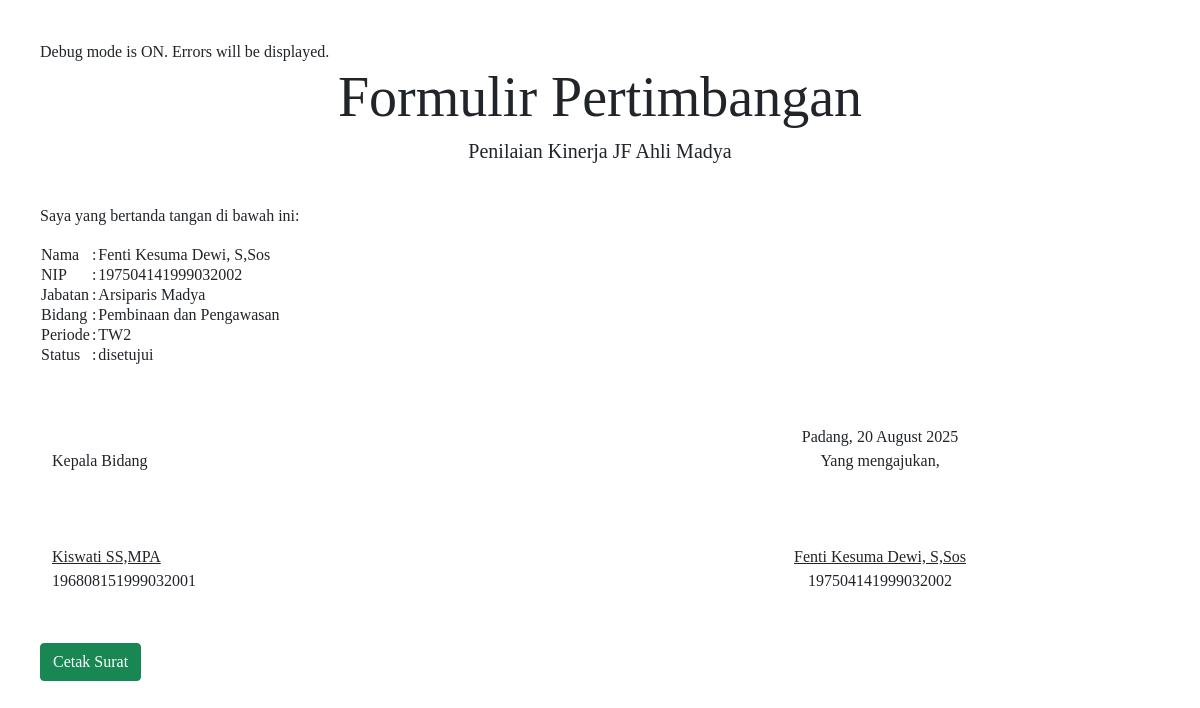
Page /surat.php?Nomor=1 on the committed database.
### tables this page shows
CREATE TABLE `data` (
  `Nomor` int(100) NOT NULL,
  `Nama` varchar(100) NOT NULL,
  `NIP` bigint(100) NOT NULL,
  `Jabatan` varchar(100) NOT NULL,
  `Bidang` varchar(100) NOT NULL,
  `Kabid` varchar(100) NOT NULL,
  `SKP` varchar(300) NOT NULL,
  `Link` varchar(300) NOT NULL,
  `Periode` enum('Awal','TW1','TW2','TW3','Tahunan') NOT NULL,
  `status` enum('pending','disetujui','revisi') DEFAULT NULL,
  `statuss` enum('pending','disetujui','revisi') NOT NULL,
  `komentar` text NOT NULL,
  `tanggal` datetime DEFAULT current_timestamp()
);

CREATE TABLE `kabid` (
  `No` int(100) NOT NULL,
  `Namak` text NOT NULL,
  `NIPk` bigint(20) NOT NULL,
  `Statusk` enum('arsip','bina','deposit','layanan') NOT NULL
);

### surat.php (the view, shortened to what this page needs)
<?php
include "koneksi.php";
$Nomor = intval($_GET['Nomor']);
$query = mysqli_query($connect, "SELECT * FROM data WHERE Nomor = $Nomor") or die(mysqli_error($connect));
$pecah = mysqli_fetch_assoc($query);
$kabidName = $pecah['Kabid'];
$queryKabid = mysqli_query($connect, "SELECT * FROM kabid WHERE Namak = '$kabidName'") or die(mysqli_error($connect));
$dataKabid = mysqli_fetch_assoc($queryKabid);
?>
<!DOCTYPE html>
<html>
<head>
    <link href="https://cdn.jsdelivr.net/npm/bootstrap@5.0.2/dist/css/bootstrap.min.css" rel="stylesheet" />
    <link rel="stylesheet" href="style.css" />
</head>
<body>
<div class="header">
    <h2 class="display-4">Formulir Pertimbangan</h2>
    <h4 class="lead">Penilaian Kinerja JF Ahli Madya</h4>
</div>
<div class="content">
    <p>Saya yang bertanda tangan di bawah ini:</p>
    <table>
        <tr><td>Nama</td><td>:</td><td><?php echo $pecah['Nama']; ?></td></tr>
        <tr><td>NIP</td><td>:</td><td><?php echo $pecah['NIP']; ?></td></tr>
        <tr><td>Jabatan</td><td>:</td><td><?php echo $pecah['Jabatan']; ?></td></tr>
        <tr><td>Bidang</td><td>:</td><td><?php echo $pecah['Bidang']; ?></td></tr>
        <tr><td>Periode</td><td>:</td><td><?php echo $pecah['Periode']; ?></td></tr>
        <tr><td>Status</td><td>:</td><td><?php echo $pecah['status']; ?></td></tr>
    </table>
</div>
<section>
<div class="ttd container">
    <div class="row">
        <div class="col-sm left">
            <br>
            Kepala Bidang<br><br><br><br>
            <u><?php echo $dataKabid['Namak']; ?></u><br>
            <?php echo $dataKabid['NIPk']; ?>
        </div>
        <div class="col-sm right">
            Padang, <?php echo date("d F Y"); ?><br>
            Yang mengajukan,<br><br><br><br>
            <u><?php echo $pecah['Nama']; ?></u><br>
            <?php echo $pecah['NIP']; ?>
        </div>
    </div>
</div>
</section>
<div class="no-print" style="margin-top: 50px;">
    <button class="btn btn-success" onclick="window.print()">Cetak Surat</button>
</div>
</body>
</html>

### surat.php (style rules this page uses)
body { font-family: 'Times New Roman', Times, serif; margin: 40px; }
.header { text-align: center; margin-bottom: 40px; }
.content { text-align: justify; line-height: 1.6; }
.ttd { margin-top: 60px; width: 100%; }
.ttd .right { float: right; text-align: center; }

### rows in the picture
data: Nama "Fenti Kesuma Dewi, S,Sos", NIP "197504141999032002", Jabatan "Arsiparis Madya", Bidang "Pembinaan dan Pengawasan", Periode "TW2", status "disetujui"
kabid: Namak "Kiswati SS,MPA", NIPk "196808151999032001"
